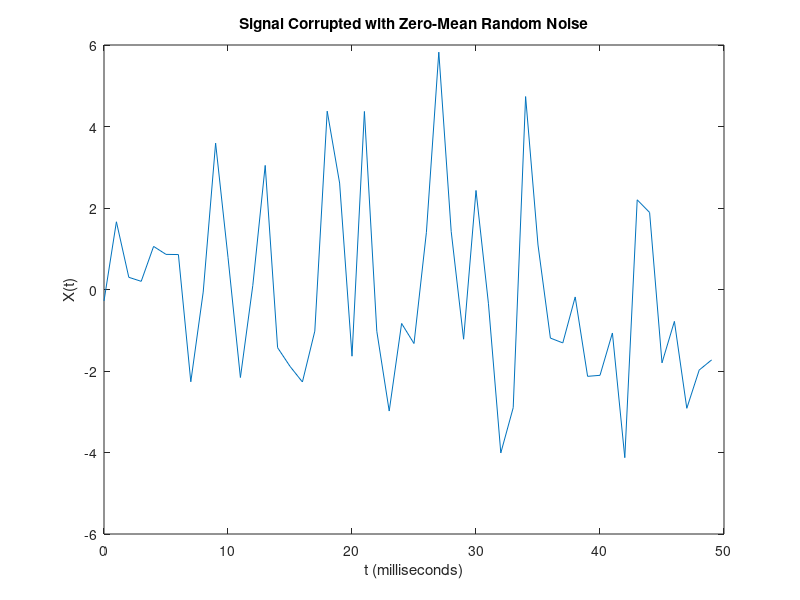

Write the MATLAB code that produced this figure.
Fs = 1000;            % Sampling frequency                    
T = 1/Fs;             % Sampling period       
L = 1500;             % Length of signal
t = (0:L-1)*T;        % Time vector

S = 0.7*sin(2*pi*50*t) + sin(2*pi*120*t);
X = S + 2*randn(size(t));


plot(1000*t(1:50),X(1:50))
title('Signal Corrupted with Zero-Mean Random Noise')
xlabel('t (milliseconds)')
ylabel('X(t)')

